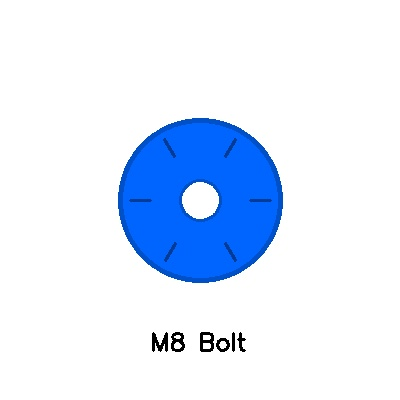
#> input picture examples/bolt_reference.jpg, 400 x 400 px, given in place of the camera
$ python smart_annotator.py
#> lines starting #> are read from the running program, lines starting #| are printed output that depends on the picture
#!/usr/bin/env python3
# -*- coding: utf-8 -*-
"""
智能标注与识别工具 - 结合多种算法提高准确性
支持：手动标注 + 自动跟踪 + 特征学习 + 智能建议
"""

import cv2
import numpy as np
from pathlib import Path
from datetime import datetime
from collections import deque
import json

class SmartAnnotator:
    """智能标注器 - 提供辅助功能提高标注准确性"""

    def __init__(self, output_dir="data/smart_annotations"):
        self.output_dir = Path(output_dir)
        self.output_dir.mkdir(parents=True, exist_ok=True)

        # 标注状态
        self.drawing = False
        self.start_point = None
        self.current_box = None
        self.annotations = []  # [(x, y, w, h, label, confidence), ...]

        # 跟踪器
        self.trackers = []

        # 当前帧
        self.current_frame = None
        self.frame_count = 0

        # 类别
        self.labels = self.load_labels()
        self.current_label_idx = 0

        # 智能辅助
        self.enable_edge_snap = True  # 边缘吸附
        self.enable_auto_adjust = True  # 自动调整
        self.enable_suggestions = True  # 智能建议

        # 边缘检测
        self.edge_map = None

        # 日志
        self.log_file = self.output_dir / "annotation_log.txt"
        self.log_fp = open(self.log_file, 'a', encoding='utf-8')

        print("🎨 智能标注工具已启动")
        self.log("=== 会话开始 ===")
        self.print_help()

    def load_labels(self):
        """加载类别标签"""
        label_file = Path(__file__).parent.parent / "configs" / "label_list.txt"
        if label_file.exists():
            with open(label_file, 'r', encoding='utf-8') as f:
#> (reads configs/label_list.txt from the repository)
                labels = [line.strip() for line in f if line.strip()]
            return labels
        return ["object", "person", "vehicle"]

    def log(self, message):
        """写入日志"""
#> in run, frame is the input picture: shape (400, 400, 3); mean B, G, R 252.2, 233.7, 221.5
        timestamp = datetime.now().strftime('%Y-%m-%d %H:%M:%S')
        log_line = f"[{timestamp}] {message}"
        print(log_line)
        self.log_fp.write(log_line + '\n')
        self.log_fp.flush()

    def print_help(self):
        """打印帮助信息"""
        print("\n⌨️  快捷键:")
        print("   鼠标拖动    - 绘制标注框")
        print("   数字键 1-9  - 切换类别")
        print("   SPACE       - 保存当前帧")
        print("   E           - 切换边缘吸附")
        print("   A           - 切换自动调整")
        print("   S           - 切换智能建议")
        print("   C           - 清除所有标注")
        print("   U           - 撤销最后一个")
        print("   T           - 开始跟踪")
        print("   R           - 重置")
        print("   H           - 帮助")
        print("   Q           - 退出")
        print()

    # [187 lines left out: functions detect_edges, snap_to_edge, auto_adjust_box, suggest_boxes, mouse_callback, not called in this run]

    def draw_annotations(self, frame):
        """绘制标注"""
        display = frame.copy()

        # 绘制边缘（如果启用）
        if self.enable_edge_snap and self.edge_map is not None:
            edge_overlay = cv2.cvtColor(self.edge_map, cv2.COLOR_GRAY2BGR)
            edge_overlay = cv2.applyColorMap(edge_overlay, cv2.COLORMAP_JET)
            display = cv2.addWeighted(display, 0.9, edge_overlay, 0.1, 0)

        # 绘制智能建议（如果启用）
        if self.enable_suggestions and self.frame_count % 30 == 0:
            suggestions = self.suggest_boxes(frame)
            for x, y, w, h, conf in suggestions[:5]:  # 只显示前5个
                cv2.rectangle(display, (x, y), (x + w, y + h),
                            (200, 200, 200), 1, cv2.LINE_AA)
                cv2.putText(display, f"{conf:.0%}", (x, y - 5),
                           cv2.FONT_HERSHEY_SIMPLEX, 0.4, (200, 200, 200), 1)

        # 绘制已保存的标注
        for x, y, w, h, label, conf in self.annotations:
            color = self.get_label_color(label)
            cv2.rectangle(display, (x, y), (x + w, y + h), color, 2)

            label_text = f"{label} {conf:.0%}"
            (text_w, text_h), _ = cv2.getTextSize(
                label_text, cv2.FONT_HERSHEY_SIMPLEX, 0.6, 2)
            cv2.rectangle(display, (x, y - text_h - 10),
                         (x + text_w + 10, y), color, -1)
            cv2.putText(display, label_text, (x + 5, y - 5),
                       cv2.FONT_HERSHEY_SIMPLEX, 0.6, (255, 255, 255), 2)

        # 绘制正在绘制的框
        if self.current_box:
            x1, y1, x2, y2 = self.current_box
            label = self.labels[self.current_label_idx]
            color = self.get_label_color(label)
            cv2.rectangle(display, (x1, y1), (x2, y2), color, 2)
            cv2.putText(display, label, (x1, y1 - 10),
                       cv2.FONT_HERSHEY_SIMPLEX, 0.6, color, 2)

        # 绘制状态栏
        self.draw_status_bar(display)

        return display

    def get_label_color(self, label):
        """获取标签颜色"""
        colors = [
            (0, 255, 0), (255, 0, 0), (0, 0, 255),
            (255, 255, 0), (255, 0, 255), (0, 255, 255)
        ]
        idx = self.labels.index(label) if label in self.labels else 0
        return colors[idx % len(colors)]

    def draw_status_bar(self, frame):
        """绘制状态栏"""
        h, w = frame.shape[:2]
#> h = 400; w = 400

        overlay = frame.copy()
        cv2.rectangle(overlay, (0, h - 120), (w, h), (0, 0, 0), -1)
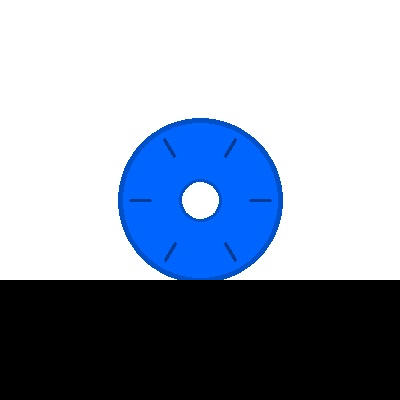
#> overlay: shape (400, 400, 3); mean B, G, R 177, 158.5, 146.3
        frame[:] = cv2.addWeighted(overlay, 0.7, frame, 0.3, 0)
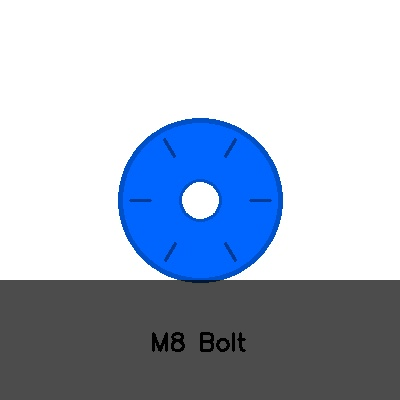
#> frame: shape (400, 400, 3); mean B, G, R 199.4, 180.9, 168.7

        # 当前类别
        label = self.labels[self.current_label_idx]
        color = self.get_label_color(label)
        cv2.putText(frame, f"Label: {label}", (20, h - 90),
                   cv2.FONT_HERSHEY_SIMPLEX, 0.6, color, 2)

        # 标注数量
        cv2.putText(frame, f"Annotations: {len(self.annotations)}",
                   (20, h - 60), cv2.FONT_HERSHEY_SIMPLEX, 0.6, (255, 255, 255), 2)

        # 辅助功能状态
        features = []
        if self.enable_edge_snap:
            features.append("EdgeSnap")
        if self.enable_auto_adjust:
            features.append("AutoAdjust")
        if self.enable_suggestions:
            features.append("Suggestions")

        features_text = " | ".join(features) if features else "None"
        cv2.putText(frame, f"Features: {features_text}",
                   (20, h - 30), cv2.FONT_HERSHEY_SIMPLEX, 0.5, (200, 200, 200), 1)

        # 快捷键
        cv2.putText(frame, "E:EdgeSnap | A:AutoAdjust | S:Suggestions | SPACE:Save | Q:Quit",
                   (w - 750, h - 10), cv2.FONT_HERSHEY_SIMPLEX, 0.5, (200, 200, 200), 1)
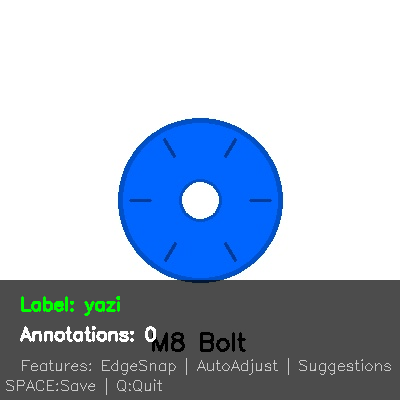
#> frame: shape (400, 400, 3); mean B, G, R 201.1, 183.7, 170.4

    # [34 lines left out: function save_annotations, not called in this run]

    def run(self, camera_id=0):
        """运行标注工具"""
        cap = cv2.VideoCapture(camera_id)
        if not cap.isOpened():
            self.log("❌ 无法打开摄像头")
            return

        window_name = "Smart Annotator"
        cv2.namedWindow(window_name)
        cv2.setMouseCallback(window_name, self.mouse_callback)

        self.log("✅ 摄像头已打开")

        try:
            while True:
                ret, frame = cap.read()
                if not ret:
                    break

                self.current_frame = frame.copy()
                self.frame_count += 1

                # 更新边缘检测
                if self.enable_edge_snap and self.frame_count % 10 == 0:
                    self.edge_map = self.detect_edges(frame)

                # 绘制
                display = self.draw_annotations(frame)
                cv2.imshow(window_name, display)

                key = cv2.waitKey(1) & 0xFF
#> (key q is pressed here)

                if key == ord('q'):
                    break
                elif key == ord(' '):
                    self.save_annotations()
                elif key == ord('e'):
                    self.enable_edge_snap = not self.enable_edge_snap
                    status = "开启" if self.enable_edge_snap else "关闭"
                    self.log(f"🔧 边缘吸附: {status}")
                elif key == ord('a'):
                    self.enable_auto_adjust = not self.enable_auto_adjust
                    status = "开启" if self.enable_auto_adjust else "关闭"
                    self.log(f"🔧 自动调整: {status}")
                elif key == ord('s'):
                    self.enable_suggestions = not self.enable_suggestions
                    status = "开启" if self.enable_suggestions else "关闭"
                    self.log(f"🔧 智能建议: {status}")
                elif key == ord('c'):
                    self.annotations = []
                    self.log("🗑️  已清除所有标注")
                elif key == ord('u'):
                    if self.annotations:
                        removed = self.annotations.pop()
                        self.log(f"↩️  已撤销: {removed[4]}")
                elif key == ord('h'):
                    self.print_help()
                elif ord('1') <= key <= ord('9'):
                    idx = key - ord('1')
                    if idx < len(self.labels):
                        self.current_label_idx = idx
                        self.log(f"🏷️  切换到: {self.labels[idx]}")

        except KeyboardInterrupt:
            self.log("⚠️  用户中断（Ctrl+C）")
        except Exception as e:
            self.log(f"❌ 错误: {e}")
        finally:
            cap.release()
            cv2.destroyAllWindows()
            self.log_fp.close()
            self.log("👋 已退出")

def main():
    import argparse
    parser = argparse.ArgumentParser(description='智能标注工具')
    parser.add_argument('--camera', type=int, default=0, help='摄像头ID')
    parser.add_argument('--output', type=str, default='data/smart_annotations',
                       help='输出目录')
    args = parser.parse_args()

    annotator = SmartAnnotator(args.output)
    annotator.run(args.camera)

if __name__ == "__main__":
#> (the run stopped early here; a loop or call above may not have finished)
